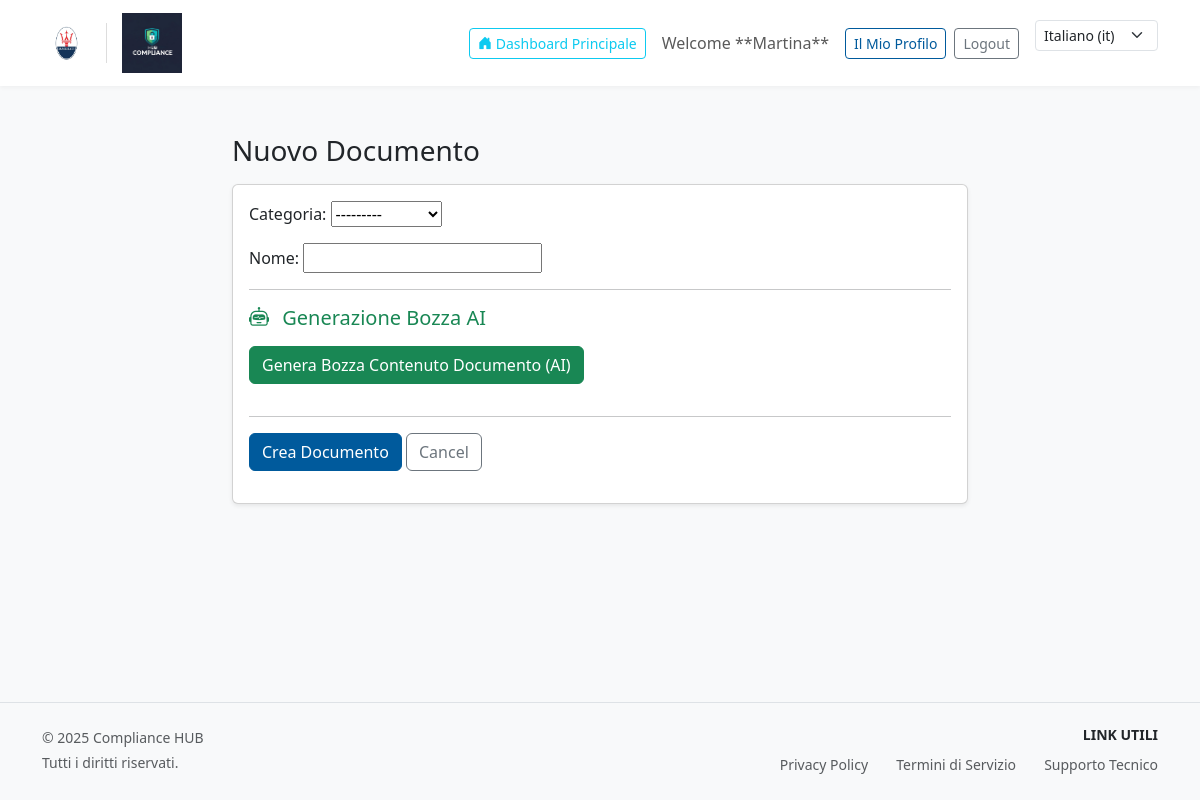
/compliance/documenti/nuovo/ (signed in), run on the app's committed database.
### user_auth/models.py (models this page shows, shortened)
class Azienda(models.Model):
    nome = models.CharField(max_length=255, verbose_name=_("Nome Azienda"))
    p_iva = models.CharField(max_length=20, unique=False, verbose_name=_("P.IVA/Cod. Fisc."))
    indirizzo = models.CharField(max_length=255, blank=True, null=True, verbose_name=_("Indirizzo Sede"))
    mod_cruscotto = models.BooleanField(default=True, verbose_name=_("Attiva Cruscotto principale"))
    mod_trattamenti = models.BooleanField(default=True, verbose_name=_("Attiva Registro Trattamenti"))
    mod_documenti = models.BooleanField(default=True, verbose_name=_("Attiva Gestione Documenti"))
    mod_audit = models.BooleanField(default=True, verbose_name=_("Attiva Audit Compliance"))
    mod_incidenti = models.BooleanField(default=True, verbose_name=_("Attiva Segnalazione Incidenti"))
    mod_richieste = models.BooleanField(default=True, verbose_name=_("Attiva Richieste Interessati"))
    mod_formazione = models.BooleanField(default=True, verbose_name=_("Attiva Gestione Formazione"))
    mod_storico_audit = models.BooleanField(default=True, verbose_name=_("Attiva Storico Sessioni Audit"))
    mod_videosorveglianza = models.BooleanField(default=False, verbose_name=_("Attiva Videosorveglianza"))
    mod_tia = models.BooleanField(default=False, verbose_name=_("Attiva TIA Estero"))
    mod_organigramma = models.BooleanField(default=False, verbose_name=_("Attiva Organigramma Privacy"))
    mod_csirt = models.BooleanField(default=False, verbose_name=_("Attiva Gestione CSIRT (NIS2)"))
    logo_principale = models.ImageField(upload_to=upload_path_azienda_logo, blank=True, null=True, verbose_name=_("Logo Principale"))
    logo_attestato = models.ImageField(upload_to=upload_path_azienda_attestato, blank=True, null=True, verbose_name=_("Logo Attestato"))
    manager_users = models.ManyToManyField(
        'user_auth.CustomUser',
        related_name='aziende_gestite_direttamente',
        blank=True,
        verbose_name=_("Manager (Utenti Consulenti)")
    )
    data_creazione = models.DateTimeField(auto_now_add=True)
    is_active = models.BooleanField(default=True)
    class Meta:
        verbose_name_plural = _("Aziende")

class CustomUser(AbstractUser):
    RUOLI_CHOICES = (
        ('ADMIN', 'Amministratore di Sistema'),
        ('CONSULENTE', 'Consulente / DPO Esterno'),
        ('REFERENTE', 'Referente Privacy Aziendale'),
        ('STUDENTE', 'Dipendente / Utente E-learning'),
    )
    ruolo = models.CharField(max_length=20, choices=RUOLI_CHOICES, default='STUDENTE', verbose_name=_("Ruolo Utente"))
    azienda = models.ForeignKey(
        Azienda,
        on_delete=models.SET_NULL,
        null=True,
        blank=True,
        related_name='utenti_aziendali',
        verbose_name=_("Azienda Associata")
    )
    telefono = models.CharField(max_length=20, blank=True, null=True, verbose_name=_("Telefono"))
    data_nascita = models.DateField(blank=True, null=True, verbose_name=_("Data di Nascita"))
    is_dpo = models.BooleanField(default=False, verbose_name=_("Designato come DPO"))
    class Meta:
        verbose_name = _("Utente")
        verbose_name_plural = _("Utenti")

### courses/models.py (models this page shows, shortened)
class ImpostazioniSito(models.Model):
    nome_piattaforma = models.CharField(max_length=100, default="EasyGDPR", verbose_name=_("Nome Piattaforma"))
    colore_primario = models.CharField(max_length=7, default="#005a9c", verbose_name=_("Colore Principale (Esadecimale)"))
    colore_secondario = ColorField(
        default='#F8F9FA',
        max_length=18,
        verbose_name=_("Colore Secondario"),
        help_text=_("Usato per elementi secondari o highlight del tema.")
    )
    logo_principale = models.ImageField(upload_to=upload_path_config, blank=True, null=True, verbose_name=_("Logo Piattaforma"))
    email_service_id = models.CharField(max_length=100, blank=True, null=True, verbose_name=_("Email Service ID"))
    email_public_key = models.CharField(max_length=100, blank=True, null=True, verbose_name=_("Email Public Key"))
    email_private_key = models.CharField(max_length=100, blank=True, null=True, verbose_name=_("Email Private Key"))
    email_template_id = models.CharField(max_length=100, blank=True, null=True, verbose_name=_("Email Template ID (Benvenuto)"))
    email_reset_template_id = models.CharField(max_length=100, blank=True, null=True, verbose_name=_("Email Reset Template ID"))
    email_scadenza_template_id = models.CharField(max_length=100, blank=True, null=True, verbose_name=_("Email Scadenza Template ID"))
    email_scadenza_compito_id = models.CharField(max_length=100, blank=True, null=True, verbose_name=_("Email Scadenza Compito ID"))
    gemini_api_key = models.CharField(max_length=255, blank=True, null=True, verbose_name=_("Chiave API Google Gemini"))
    template_nomina_csirt = models.FileField(
        upload_to=upload_path_config,
        blank=True,
        null=True,
        verbose_name=_("Template Word Nomina CSIRT"),
        help_text=_("Carica qui il file .docx con i segnaposto.")
    )
    class Meta: verbose_name = _("Impostazioni Sito"); verbose_name_plural = _("Impostazioni Sito")

### compliance/models.py (models this page shows)
class CategoriaDocumento(models.Model):
    nome = models.CharField(max_length=100)
    def __str__(self): return self.nome

### compliance/views.py (the view)
    def _wrapped_view(request, *args, **kwargs):
        if not request.user.is_authenticated: return redirect('login')
        if request.user.ruolo not in ['REFERENTE', 'CONSULENTE']: return redirect('login')
        return view_func(request, *args, **kwargs)

### compliance/forms.py
class DocumentoAziendaleForm(forms.ModelForm):
    class Meta:
        model = DocumentoAziendale
        exclude = ['azienda', 'creato_da_template']

### compliance/views.py (called while the page is built, shortened)
def get_azienda_current(request):
    user = request.user
    if user.ruolo == 'REFERENTE':
        return user.azienda
    elif user.ruolo == 'CONSULENTE':
        azienda_id = request.session.get('consulente_azienda_id')
        if azienda_id:
            try:
                return Azienda.objects.get(id=azienda_id, manager_users=user)
            except Azienda.DoesNotExist:
                return None
    return None

def role_required(view_func):
    def _wrapped_view(request, *args, **kwargs):
        if not request.user.is_authenticated: return redirect('login')
        if request.user.ruolo not in ['REFERENTE', 'CONSULENTE']: return redirect('login')
        return view_func(request, *args, **kwargs)
    return _wrapped_view

@role_required
def documento_create(request):
    azienda = get_azienda_current(request);
    if not azienda: return redirect('login')
    form = DocumentoAziendaleForm()
    ai_suggestion_text = None
    return render(request, 'compliance/form_generico.html', {'form': form, 'titolo_pagina': "Nuovo Documento", 'url_annulla': 'documento_list', 'ai_mode': True, 'ai_suggestion_text': ai_suggestion_text})

### user_auth/auth_backend.py (called while the page is built)
    def get_user(self, user_id):
        try:
            return CustomUser.objects.get(pk=user_id)
        except CustomUser.DoesNotExist:
            return None

### templates/compliance/form_generico.html (shortened to what this page needs)
{% extends "base_studente.html" %}
{% load i18n %}
{% load static %}
{% block content %}
    <div class="row">
        <div class="col-lg-8 offset-lg-2">
            <h1 class="h3 mb-3">{{ titolo_pagina }}</h1>
            <div class="card shadow-sm mb-4">
                <div class="card-body">
                    <form method="post" enctype="multipart/form-data">
                        {{ form.as_p }}
                        {% if ai_mode and not form.instance.pk %}
                            <hr>
                            <h5 class="mb-3 text-success">
                                <i class="bi bi-robot me-2"></i> Generazione Bozza AI
                            </h5>
                            <button type="submit" name="generate_ai_document_draft" class="btn btn-success mb-3">
                                Genera Bozza Contenuto Documento (AI)
                            </button>
                        {% endif %}
                        <hr>
                        <button type="submit" class="btn btn-primary">
                            {% if form.instance.pk %}{% translate "Salva Modifiche" %}{% else %}{% translate "Crea Documento" %}{% endif %}
                        </button>
                        {% if url_annulla %}
                        <a href="{% url url_annulla %}" class="btn btn-outline-secondary">{% translate "Annulla" %}</a>
                        {% endif %}
                    </form>
                </div>
            </div>
        </div>
    </div>
{% endblock %}

### templates/base_studente.html (shortened to what this page needs)
{% load static %}
{% load i18n %}
<!DOCTYPE html>
<html lang="{{ request.LANGUAGE_CODE }}">
<head>
    <link href="https://cdn.jsdelivr.net/npm/bootstrap@5.3.3/dist/css/bootstrap.min.css" rel="stylesheet">
</head>
<body>
    <nav class="navbar navbar-expand-lg navbar-light mb-4">
        <div class="container">
            <a class="navbar-brand d-flex align-items-center" href="{% url 'dashboard_studente' %}">
                {% if request.user.is_authenticated and azienda_corrente and azienda_corrente.logo_principale %}
                    <img src="{{ azienda_corrente.logo_principale.url }}" alt="Logo Azienda" class="logo-azienda">
                {% endif %}
                {% if config.logo_principale %}
                    <img src="{{ config.logo_principale.url }}" alt="Logo Piattaforma" class="logo-piattaforma">
                {% else %}
                    <strong>{{ config.nome_piattaforma|default:"Piattaforma" }}</strong>
                {% endif %}
            </a>
            <div class="d-flex align-items-center">
                {% if user.is_authenticated %}
                    <a href="{% url 'dashboard_studente' %}" class="btn btn-outline-info btn-sm me-3">
                        <i class="bi bi-house-door-fill"></i> {% translate "Dashboard Principale" %}
                    </a>
                    <span class="navbar-text me-3 d-none d-md-block">
                        {% translate "Benvenuto," %} **{{ user.first_name|default:user.username }}**
                    </span>
                    <a href="{% url 'profilo_utente' %}" class="btn btn-outline-primary btn-sm me-2">{% translate "Il Mio Profilo" %}</a>
                    <a href="{% url 'logout' %}" class="btn btn-outline-secondary btn-sm">Logout</a>
                {% else %}
                    <a href="{% url 'login' %}" class="btn btn-primary btn-sm">Login</a>
                {% endif %}
                <form action="{% url 'set_language' %}" method="post" class="ms-3 d-flex">
                    <select name="language" class="form-select form-select-sm" onchange="this.form.submit()">
                        {% get_current_language as CURRENT_LANGUAGE %}
                        {% get_available_languages as LANGUAGES %}
                        {% for lang_code, lang_name in LANGUAGES %}
                            <option value="{{ lang_code }}" {% if lang_code == CURRENT_LANGUAGE %}selected{% endif %}>
                                {{ lang_name }} ({{ lang_code }})
                            </option>
                        {% endfor %}
                    </select>
                </form>
            </div>
        </div>
    </nav>
    <div class="container mt-4 main-content">
        {% block content %}{% endblock %}
    </div>
    <footer class="container-fluid mt-5 py-4 border-top bg-light">
        <div class="container">
            <div class="row">
                <div class="col-md-6 text-center text-md-start">
                    <p class="mb-1 text-muted small">
                        {% if config.nome_piattaforma %}
                            © {% now "Y" %} {{ config.nome_piattaforma }}
                        {% else %}
                            © {% now "Y" %} Piattaforma E-learning Compliance.
                        {% endif %}
                    </p>
                    <p class="mb-0 text-muted small">{% translate "Tutti i diritti riservati." %}</p>
                </div>
                <div class="col-md-6 text-center text-md-end">
                    <h6 class="text-uppercase small fw-bold mb-2">{% translate "Link Utili" %}</h6>
                    <ul class="list-inline mb-0">
                        <li class="list-inline-item"><a href="/privacy/" class="text-decoration-none text-muted small">{% translate "Privacy Policy" %}</a></li>
                        <li class="list-inline-item ms-3"><a href="/terms/" class="text-decoration-none text-muted small">{% translate "Termini di Servizio" %}</a></li>
                        <li class="list-inline-item ms-3"><a href="mailto:supporto@esempio.com" class="text-decoration-none text-muted small">{% translate "Supporto Tecnico" %}</a></li>
                    </ul>
                </div>
            </div>
        </div>
    </footer>
</body>
</html>

### data on the page
Azienda: logo_principale (picture)
ImpostazioniSito: logo_principale (picture), nome_piattaforma "Compliance HUB"
CustomUser: first_name "Martina"

### other printed values
{{ titolo_pagina }} "Nuovo Documento"
form field language "Italiano (it)"
